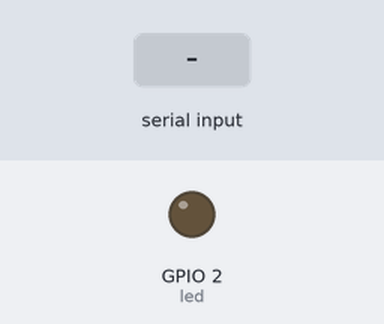
A sketch run on a simulated ESP32. Parts: output pins drawn as LEDs (lit = HIGH). The inputs (shaded band) are chosen by the test bench. Nothing arrives over Bluetooth unless stated.

Above: at 2.2 s.
2.3 s: "1" received over the second serial link
At 2.9 s:
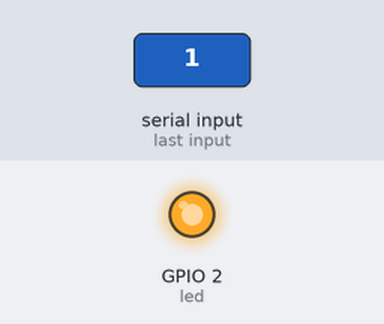
4.0 s: "0" received over the second serial link
At 5.3 s:
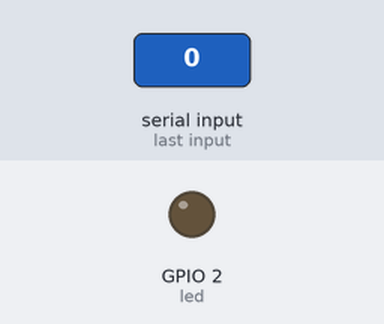
Timing chart, 0 to 7.0 s (numbered marks = the images above; inputs shaded):
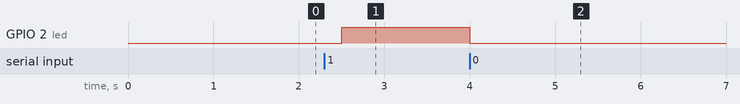

Measured:
- after the input at 2.3 s, GPIO 2 (led): LOW → HIGH after 0.20 s
- after the input at 4.0 s, GPIO 2 (led): HIGH → LOW at once

The sketch:

intro_bluetooth.ino
```cpp
#include "BluetoothSerial.h"


BluetoothSerial SerialBT;
char cmd;
const int led = 2;


void setup()
{
  delay(1000);
  SerialBT.begin("ESP32");
  pinMode(led, OUTPUT);


}

void loop()
{
  delay(500);
  if(SerialBT.available())
  {
    cmd = SerialBT.read();

  }
  if(cmd =='1')
  {
    digitalWrite(led, HIGH);
    SerialBT.println("Led ligado");
  }
  if(cmd == '0')
  {
    digitalWrite(led, LOW);
    SerialBT.println("Led desligado");
  }
}
```
